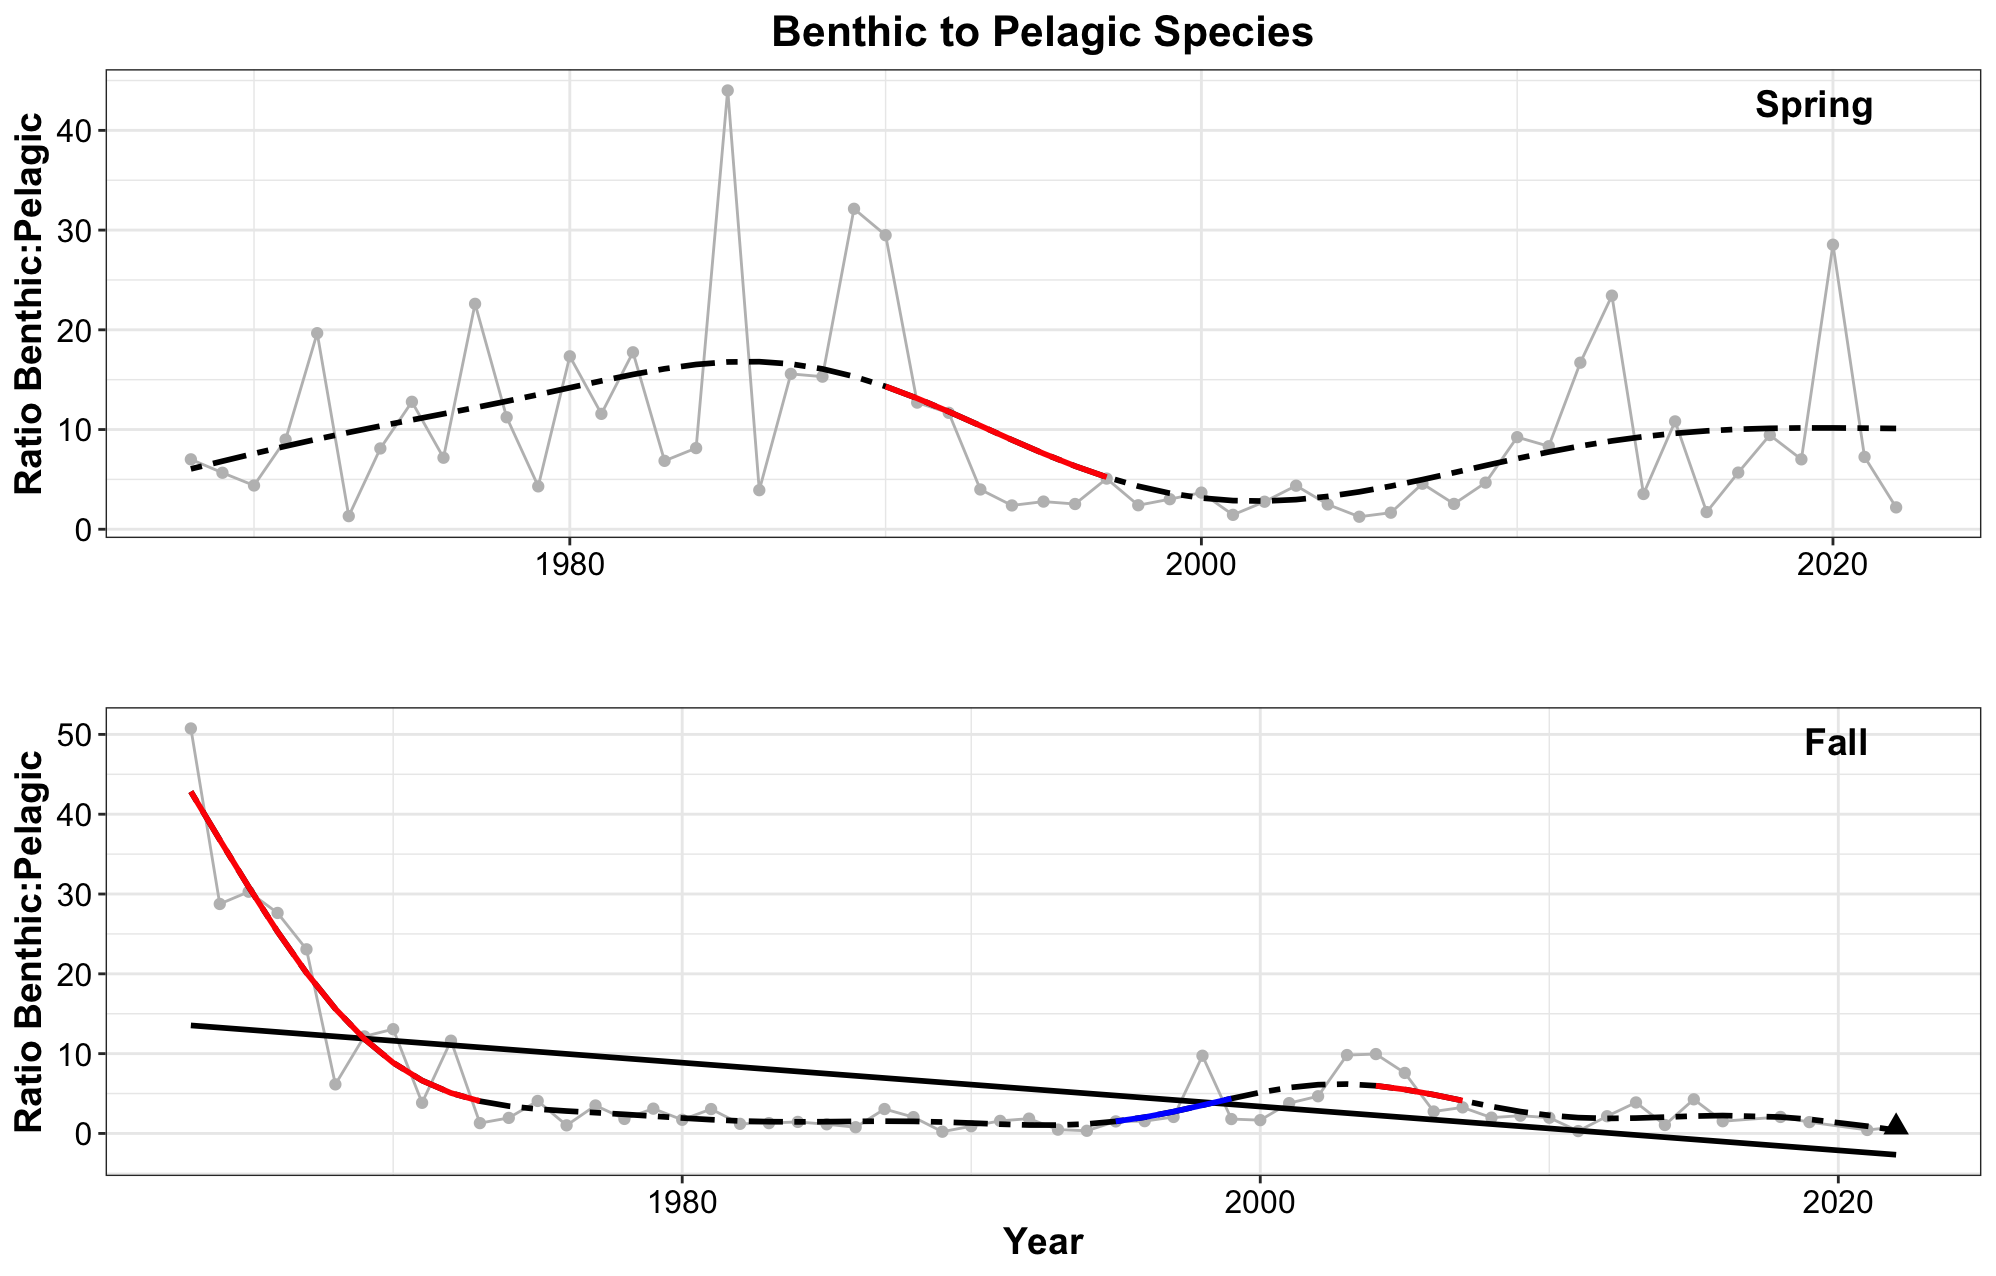

The R source for this figure:
#   **LAST UPDATED: September 29, 2023**


###load required functions
#  You will need to download the functions from here https://gist.github.com/gavinsimpson/e73f011fdaaab4bb5a30

setwd("~/Desktop/NYB Indicators/Deriv")
source("Deriv.R")
library(mgcv)
library(ggplot2)
#library(mgcViz)
library(ggpubr)

#######Load the datasets
setwd("~/Desktop/NYB Indicators/NYB_Indicators_Calculations/Final_Timeseries_Figures/Timeseries_Files_2023")

ds_p<-read.csv("pelagic_spring_2023.csv", header = TRUE)
ds_b<-read.csv('benthic_spring_2023.csv', header = TRUE)

b_to_p = ds_b$strat.biomass / ds_p$strat.biomass # Create the ratio

ds_p$ratio = b_to_p

#calculate the 30th a and 70th percentiles for the short term column of the indicators report
qds_p = quantile(ds_p$ratio, probs = c(.30, .70))

# find the last 5 years mean
mn_ds_p5 = mean(ds_p$ratio[ds_p$YEAR >= 2019])
# what quintile the data is in
mn_ds_p5 >qds_p


# Creat a GAM - adjust k and remember to check model
mod<- gam(ratio ~ s(YEAR, k=10), data = ds_p)
summary(mod) #check out model
gam.check(mod)

pdata <- with(ds_p, data.frame(YEAR = YEAR))
p2_mod <- predict(mod, newdata = pdata,  type = "terms", se.fit = TRUE)
intercept = 9.548909       # look at p2_mod and extract the intercept
pdata <- transform(pdata, p2_mod = p2_mod$fit[,1], se2 = p2_mod$se.fit[,1])

#  Now that we have the model prediction, the next step is to calculate the first derivative
#  Then determine which increases and decreases are significant
Term = "YEAR"
mod.d <- Deriv(mod, n=55) # n is the number of YEARs
mod.dci <- confint(mod.d, term = Term)
mod.dsig <- signifD(pdata$p2_mod, d = mod.d[[Term]]$deriv,
                    +                    mod.dci[[Term]]$upper, mod.dci[[Term]]$lower)

# Take a quick look to make sure it appears ok before final plotting
plot(ratio ~ YEAR, data = ds_p)
lines(ratio ~ YEAR, data = ds_p)
lines(p2_mod+intercept ~ YEAR, data = pdata, type = "n")
lines(p2_mod+intercept ~ YEAR, data = pdata)
lines(unlist(mod.dsig$incr)+intercept ~ YEAR, data = pdata, col = "blue", lwd = 3)
lines(unlist(mod.dsig$decr)+intercept ~ YEAR, data = pdata, col = "red", lwd = 3)

linearMod<- lm(ratio ~ YEAR, data=ds_p)
summary(linearMod)

p1 = ggplot() + 
  geom_line(data = ds_p, aes(x = YEAR, y = ratio), color = 'grey') +
  geom_point(data = ds_p, aes(x = YEAR, y = ratio), color = 'gray') + 
  #geom_point(data = ds_p[54:55, ], aes(x = YEAR, y = ratio), shape = 17, size = 3) + 
  #geom_smooth(data = ds, aes(x = YEAR, y = strat.biomass), method = lm, se = FALSE, color = 'black') + 
  geom_line(data=pdata, aes(x = YEAR, y = p2_mod+intercept), se = FALSE, color = 'black', linetype = 'twodash', size = 1) + 
  geom_line(data = pdata, aes(y = unlist(mod.dsig$incr)+intercept, x = YEAR), color = "blue", size = 1) + 
  geom_line(data = pdata, aes(y = unlist(mod.dsig$decr)+intercept, x = YEAR), color = 'red', size = 1) + 
  theme_bw() +
  labs (y = bquote("Ratio Benthic:Pelagic"), x = '', title = 'Benthic to Pelagic Species') + 
  theme(plot.title=element_text(size = 16,face = 'bold',hjust = 0.5), axis.title=element_text(size = 14, face = 'bold'), axis.text= element_text(color = 'black', size = 12))


ds2_p<-read.csv("pelagic_fall_2023.csv", header = TRUE)
ds2_b<-read.csv("benthic_fall_2023.csv", header = TRUE)
ds2_p$ratio = ds2_b$strat.biomass / ds2_p$strat.biomass

#calculate the 30th a and 70th percentiles for the short term column of the indicators report
qds2_p = quantile(ds2_p$ratio, probs = c(.30, .70))

# find the last 5 years mean
mn_ds2_p5 = mean(ds2_p$ratio[ds2_p$YEAR >= 2019])
# what quintile the data is in
mn_ds2_p5 >qds2_p

# Creat a GAM - adjust k and remember to check model
mod2<- gam(ratio ~ s(YEAR, k=10), data = ds2_p)
summary(mod2) #check out model
gam.check(mod2)

pdata2 <- with(ds2_p, data.frame(YEAR = YEAR))
p2_mod2 <- predict(mod2, newdata = pdata2,  type = "terms", se.fit = TRUE)
intercept2 =  5.679969       # look at p2_mod and extract the intercept
pdata2 <- transform(pdata2, p2_mod2 = p2_mod2$fit[,1], se2 = p2_mod2$se.fit[,1])

#  Now that we have the model prediction, the next step is to calculate the first derivative
#  Then determine which increases and decreases are significant
Term = "YEAR"
mod2.d <- Deriv(mod2, n=58) # n is the number of YEARs
mod2.dci <- confint(mod2.d, term = Term)
mod2.dsig <- signifD(pdata2$p2_mod2, d = mod2.d[[Term]]$deriv,
                     +                    mod2.dci[[Term]]$upper, mod2.dci[[Term]]$lower)

# Take a quick look to make sure it appears ok before final plotting
plot(ratio ~ YEAR, data = ds2_p)
lines(ratio ~ YEAR, data = ds2_p)
lines(p2_mod2+intercept2 ~ YEAR, data = pdata2, type = "n")
lines(p2_mod2+intercept2 ~ YEAR, data = pdata2)
lines(unlist(mod2.dsig$incr)+intercept2 ~ YEAR, data = pdata2, col = "blue", lwd = 3)
lines(unlist(mod2.dsig$decr)+intercept2 ~ YEAR, data = pdata2, col = "red", lwd = 3)

linearmod2<- lm(ratio ~ YEAR, data=ds2_p)
summary(linearmod2)

p2 = ggplot() + 
  geom_line(data = ds2_p, aes(x = YEAR, y = ratio), color = 'grey') +
  geom_point(data = ds2_p, aes(x = YEAR, y = ratio), color = 'gray') + 
  geom_point(data = ds2_p[58, ], aes(x = YEAR, y = ratio), shape = 17, size = 3) + 
  geom_smooth(data = ds2_p, aes(x = YEAR, y = ratio), method = lm, se = FALSE, color = 'black') + 
  geom_line(data=pdata2, aes(x = YEAR, y = p2_mod2+intercept2), se = FALSE, color = 'black', linetype = 'twodash', size = 1) + 
  geom_line(data = pdata2, aes(y = unlist(mod2.dsig$incr)+intercept2, x = YEAR), color = "blue", size = 1) + 
  geom_line(data = pdata2, aes(y = unlist(mod2.dsig$decr)+intercept2, x = YEAR), color = 'red', size = 1) + 
  theme_bw() +
  labs (y = bquote("Ratio Benthic:Pelagic"), x = 'Year', title = '') + 
  theme(plot.title=element_text(size = 16,face = 'bold',hjust = 0.5), axis.title=element_text(size = 14, face = 'bold'), axis.text= element_text(color = 'black', size = 12))


ggarrange(p1, p2, 
          labels = c("Spring", " Fall"),
          label.x = c(.85,.88),
          label.y = c(0.88,0.88),
          font.label = (face = 'Italic'),
          ncol = 1, nrow = 2)
